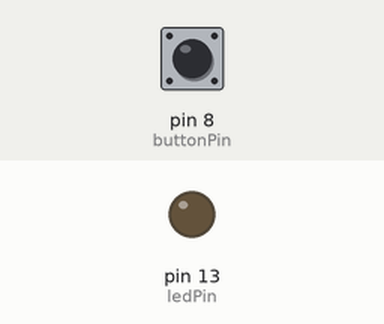
Simulated run of this sketch. Board: Arduino Uno, built with avr-gcc and run on an emulated ATmega328P. Shown: output pins drawn as LEDs (lit = HIGH). The test bench sets the inputs (shaded band); at power-on: pin 8 (buttonPin) HIGH. What the sketch prints to the serial monitor is not drawn.

Above: at 1.2 s.
1.3 s: pin 8 (buttonPin) pulled LOW for 0.15 s
At 1.37 s:
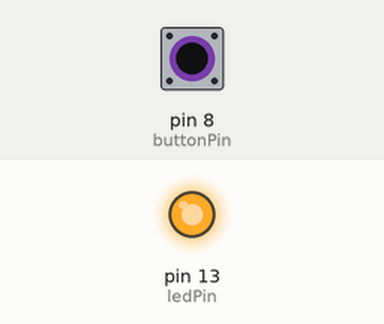
2.9 s: pin 8 (buttonPin) pulled LOW for 3.2 s
At 7.0 s:
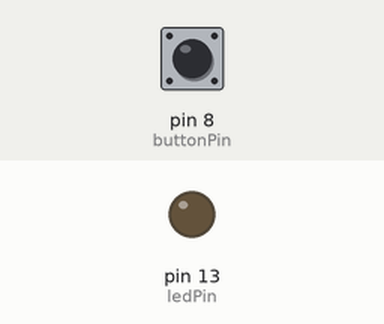
Timing chart, 0 to 8.5 s (numbered marks = the images above; inputs shaded):
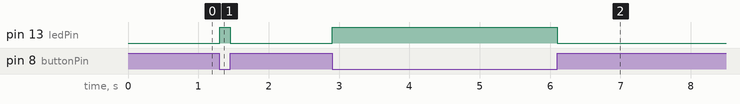

The sketch:

08_PulldownLED.ino
```cpp
int buttonPin = 8;
int ledPin = 13;

void setup() {
  // put your setup code here, to run once:
  pinMode(ledPin, OUTPUT);
  pinMode(buttonPin, INPUT);
  Serial.begin(9600);
}

void loop() {
  // put your main code here, to run repeatedly:
  if(digitalRead(buttonPin) == LOW)
  {
    digitalWrite(ledPin, HIGH);
    Serial.println("0");
  }
  else if(digitalRead(buttonPin) == HIGH)
  {
    digitalWrite(ledPin, LOW);
    Serial.println("1");
  }
}
```

Measured:
- after the input at 1.3 s, pin 13 (ledPin): LOW → HIGH at once, → LOW 0.15 s later
- after the input at 2.9 s, pin 13 (ledPin): LOW → HIGH at once, → LOW 3.2 s later
